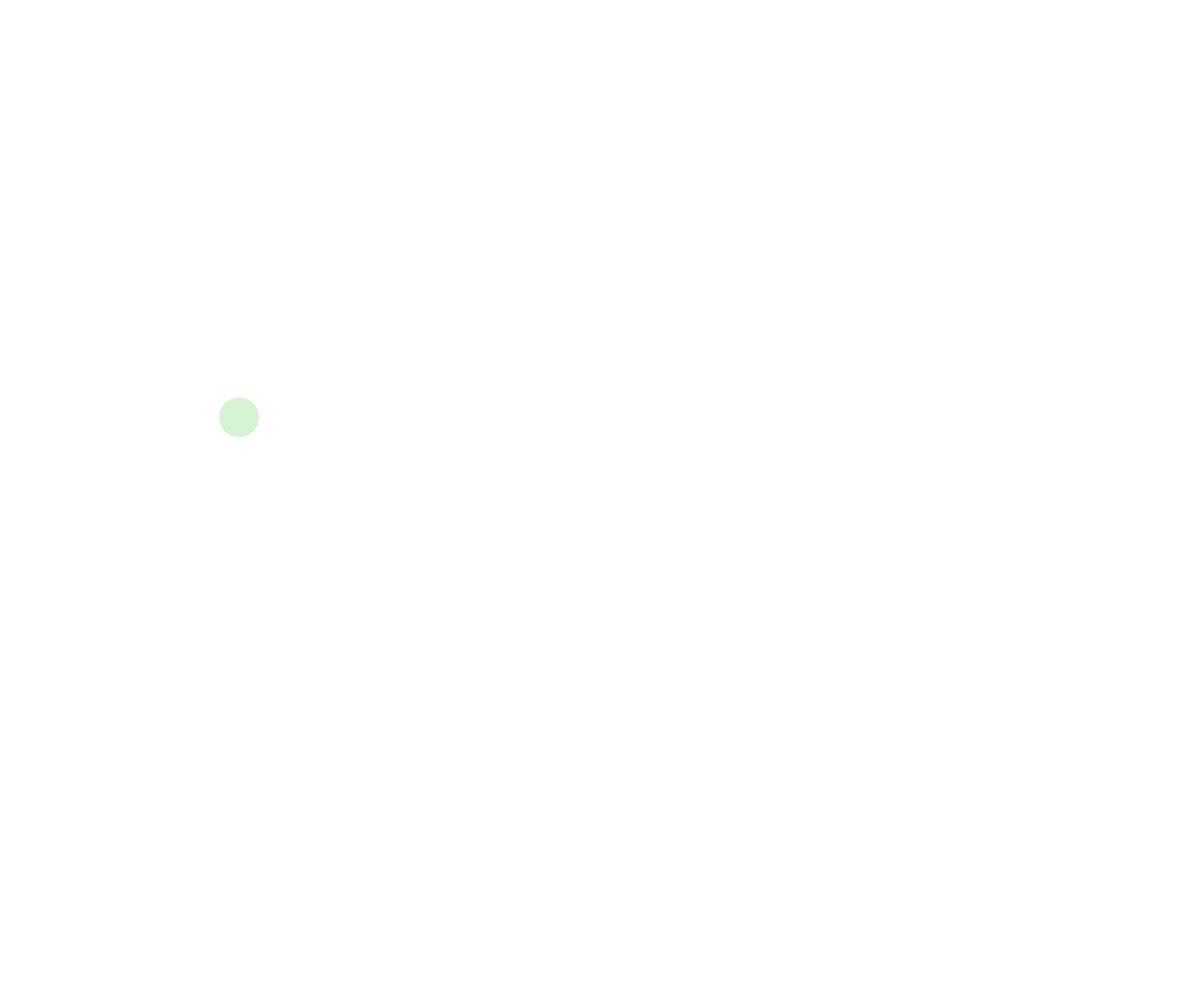
Frame 1 (no input)
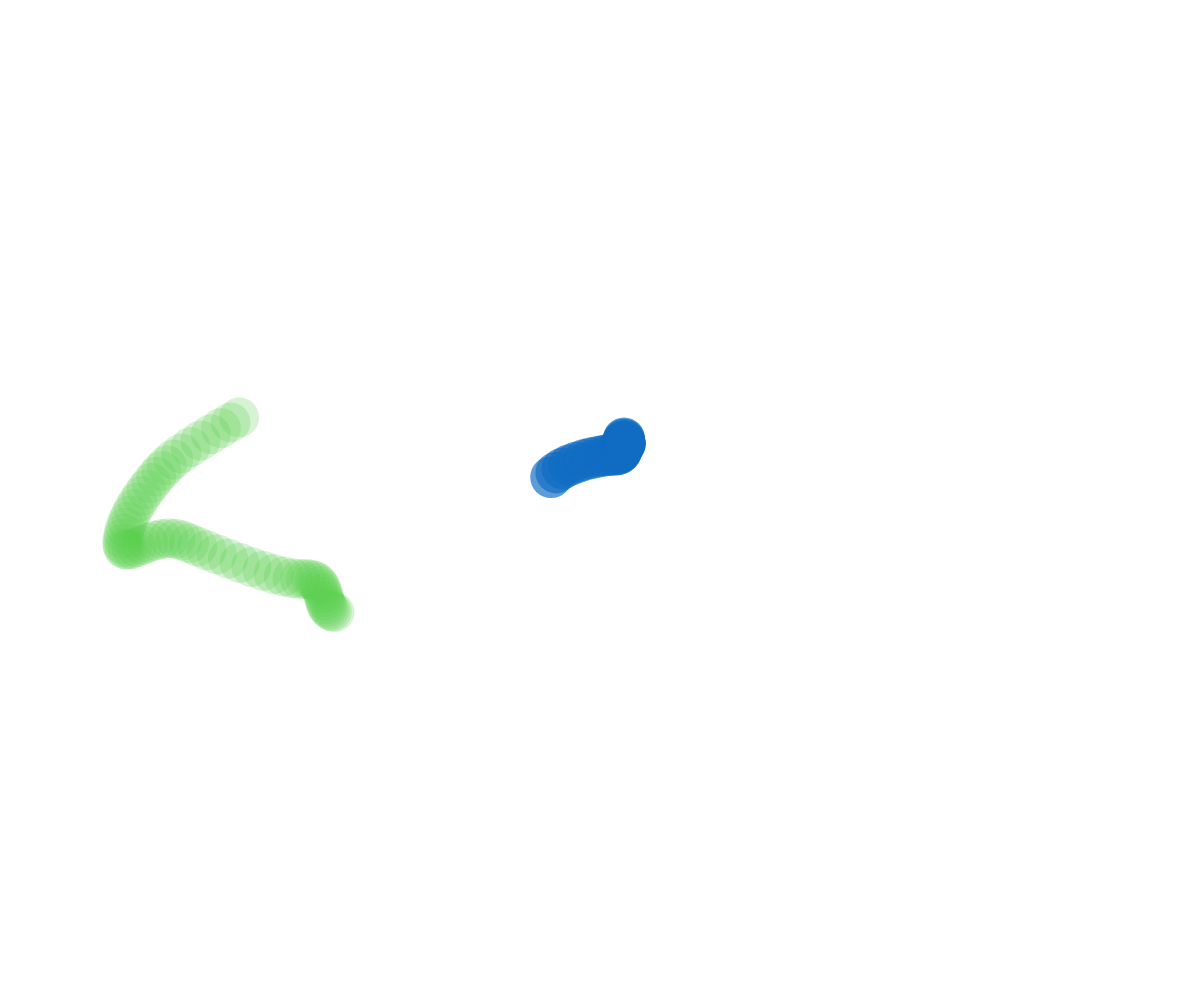
Frame 60 (no input)
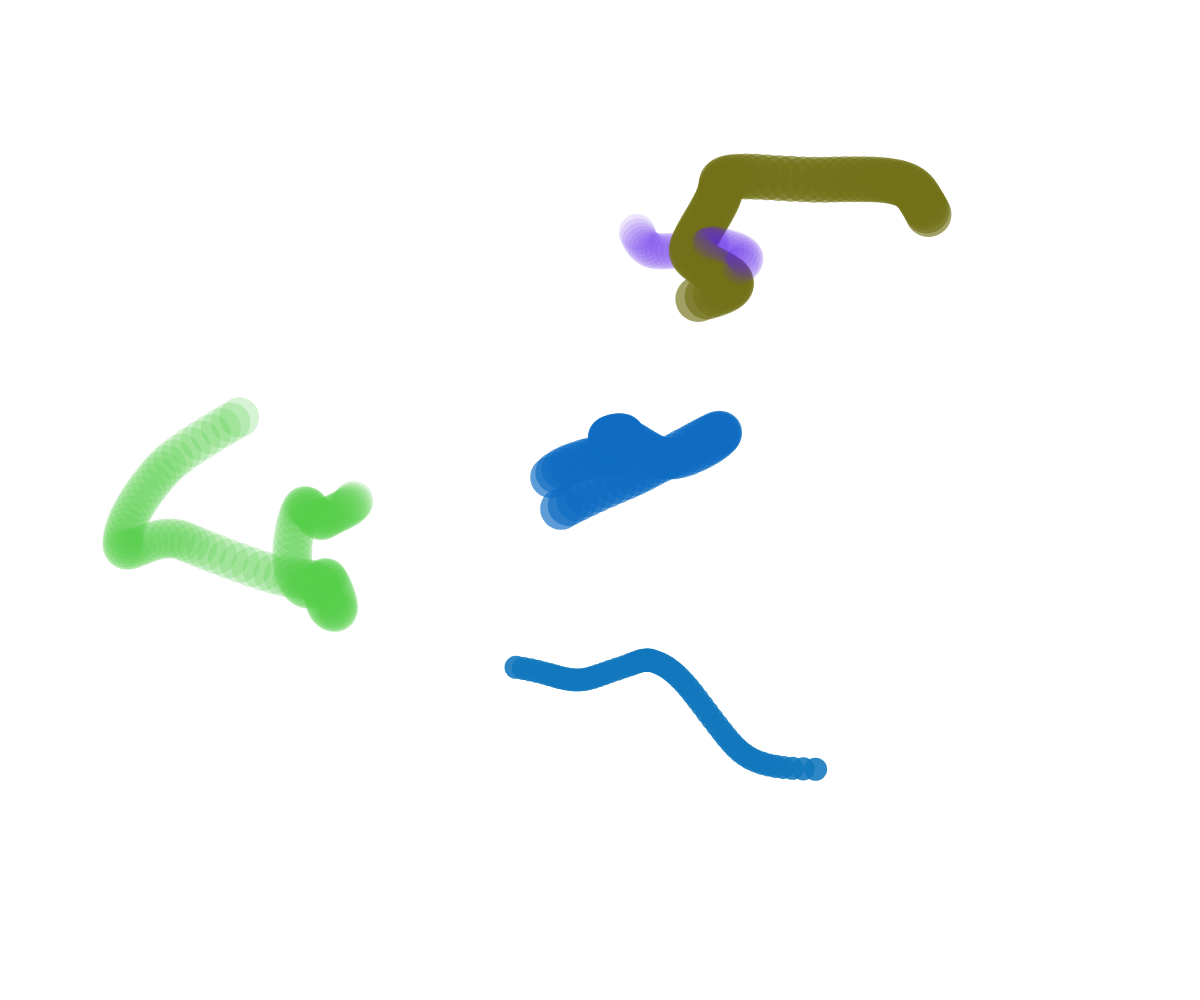
Frame 120 (the mouse pressed at the canvas centre since frame 60)

The p5.js sketch that drew these frames (run headless with seeded random() and noise() and a simulated clock; from frame 60 on, the mouse is pressed at the canvas centre):

// p5.js sketch
// ── sketch.js
// Perlin Noise Ball
// Hyder Shahzaib Ahmed
// 10/12/2023
//
// Extra for Experts:
// - describe what you did to take this project "above and beyond"

let ballArray = [];

function setup() {
  createCanvas(windowWidth, windowHeight);
  spawnBall();
  background("white");
  // spawning a new ball half the second
  window.setInterval(spawnBall, 699);
}

function draw() {
  noStroke();

  for (let theBall of ballArray) {
    fill(theBall.color);
    // move
    theBall.x = noise(theBall.time)*width;
    theBall.y = noise(theBall.time+theBall.yOffset)*height;
  
    // display
    circle(theBall.x, theBall.y, theBall.size);
  
    theBall.time += 0.01;
  }

}

function mousePressed(){
  spawnBall();
}

function spawnBall(){
  let ball = {
    x: random(width),
    y: random(height),
    size: random(10, 50),
    color: color(random(255), random(255), random(255), random(255)),
    time: random(0, 1000),
    yOffset: random(1000),
  };
  ballArray.push(ball);
}
